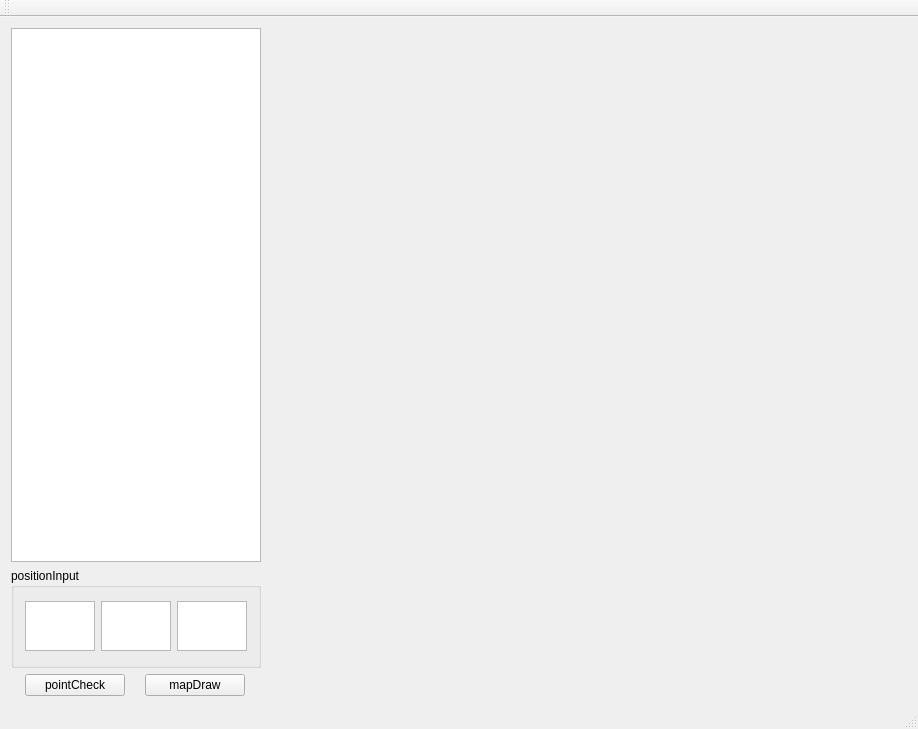
<?xml version="1.0" encoding="UTF-8"?>
<ui version="4.0">
 <class>planner</class>
 <widget class="QMainWindow" name="planner">
  <property name="geometry">
   <rect>
    <x>0</x>
    <y>0</y>
    <width>911</width>
    <height>729</height>
   </rect>
  </property>
  <property name="windowTitle">
   <string>planner</string>
  </property>
  <widget class="QWidget" name="centralWidget">
   <layout class="QVBoxLayout" name="verticalLayout_2">
    <item>
     <layout class="QGridLayout" name="gridLayout">
      <item row="1" column="0">
       <widget class="QGroupBox" name="inputBox">
        <property name="maximumSize">
         <size>
          <width>300</width>
          <height>100</height>
         </size>
        </property>
        <property name="title">
         <string>positionInput</string>
        </property>
        <layout class="QHBoxLayout" name="horizontalLayout">
         <item>
          <widget class="QTextEdit" name="xBox">
           <property name="maximumSize">
            <size>
             <width>100</width>
             <height>50</height>
            </size>
           </property>
           <property name="font">
            <font>
             <pointsize>16</pointsize>
            </font>
           </property>
          </widget>
         </item>
         <item>
          <widget class="QTextEdit" name="yBox">
           <property name="maximumSize">
            <size>
             <width>100</width>
             <height>50</height>
            </size>
           </property>
           <property name="font">
            <font>
             <pointsize>16</pointsize>
            </font>
           </property>
          </widget>
         </item>
         <item>
          <widget class="QTextEdit" name="zBox">
           <property name="maximumSize">
            <size>
             <width>100</width>
             <height>50</height>
            </size>
           </property>
           <property name="font">
            <font>
             <pointsize>16</pointsize>
            </font>
           </property>
          </widget>
         </item>
        </layout>
       </widget>
      </item>
      <item row="2" column="0">
       <layout class="QHBoxLayout" name="horizontalLayout_3">
        <item>
         <widget class="QPushButton" name="pointDraw">
          <property name="maximumSize">
           <size>
            <width>100</width>
            <height>16777215</height>
           </size>
          </property>
          <property name="text">
           <string>pointCheck</string>
          </property>
         </widget>
        </item>
        <item>
         <widget class="QPushButton" name="mapDraw">
          <property name="maximumSize">
           <size>
            <width>100</width>
            <height>16777215</height>
           </size>
          </property>
          <property name="text">
           <string>mapDraw</string>
          </property>
         </widget>
        </item>
       </layout>
      </item>
      <item row="0" column="1">
       <widget class="QCustomPlot" name="plot" native="true">
        <property name="minimumSize">
         <size>
          <width>640</width>
          <height>480</height>
         </size>
        </property>
        <property name="maximumSize">
         <size>
          <width>16777215</width>
          <height>16777215</height>
         </size>
        </property>
        <property name="autoFillBackground">
         <bool>true</bool>
        </property>
       </widget>
      </item>
      <item row="0" column="0">
       <widget class="QPlainTextEdit" name="notification"/>
      </item>
     </layout>
    </item>
   </layout>
  </widget>
  <widget class="QMenuBar" name="menuBar">
   <property name="geometry">
    <rect>
     <x>0</x>
     <y>0</y>
     <width>911</width>
     <height>21</height>
    </rect>
   </property>
  </widget>
  <widget class="QToolBar" name="mainToolBar">
   <attribute name="toolBarArea">
    <enum>TopToolBarArea</enum>
   </attribute>
   <attribute name="toolBarBreak">
    <bool>false</bool>
   </attribute>
  </widget>
  <widget class="QStatusBar" name="statusBar"/>
 </widget>
 <layoutdefault spacing="6" margin="11"/>
 <customwidgets>
  <customwidget>
   <class>QCustomPlot</class>
   <extends>QWidget</extends>
   <header>qcustomplot.h</header>
   <container>1</container>
  </customwidget>
 </customwidgets>
 <resources/>
 <connections/>
</ui>
